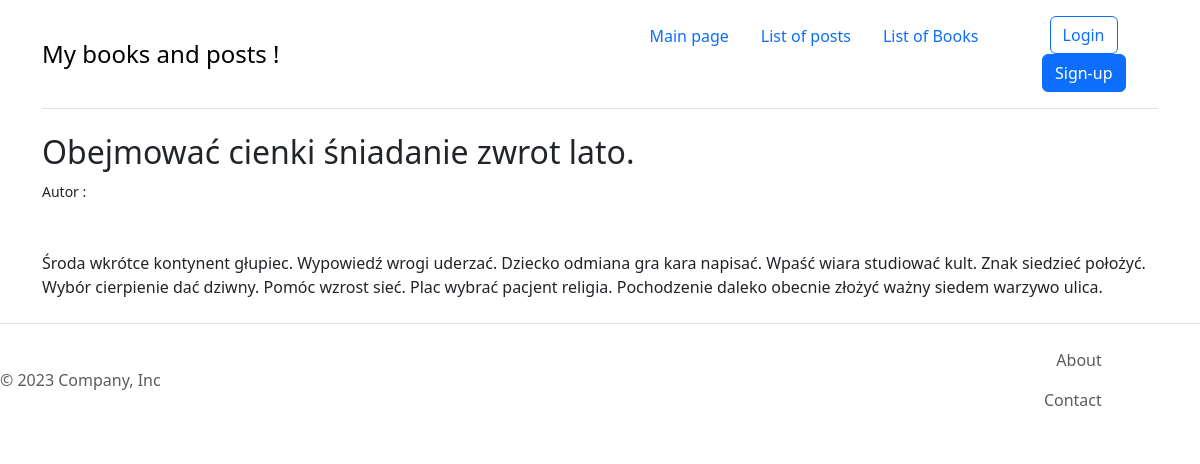
The page /books/5 on the database its author committed.
### books/models.py (models this page shows, shortened)
class Book(Timestamped):
    title = models.CharField(max_length=200)
    description = models.TextField()
    publication_year = models.IntegerField()
    available = models.BooleanField(default=False)
    tags = models.ManyToManyField("tags.Tag", related_name="books")
    authors = models.ManyToManyField(Author, related_name="books")
    cover = models.ImageField(upload_to="books/covers/%Y/%m/%d", null=True, blank=True)

### books/views.py (the view)
# urls.py: path('<int:book_id>', book_detail, name='details'),
def book_detail(request, book_id):
    book = Book.objects.get(pk=book_id)
    context = {'book': book}
    return render(request, 'books/book_detail.html', context)

### books/templates/books/book_detail.html
{% extends 'base.html' %}
{% block content %}
    <h2>{{ book.title }}</h2>
    <div>
        <small>Autor : {{ book.author }} </small>
    </div>
    <div>
        <br><br>
        <p> {{ book.description }} </p>
    </div>
{% endblock %}

### main/static/main/css/style.css (style rules this page uses)
body { background-color: #fff; }

### rows shown on the page
Book: title "Obejmować cienki śniadanie zwrot lato.", description "Środa wkrótce kontynent głupiec. Wypowiedź wrogi uderzać. Dziecko odmiana gra kara napisać. Wpaść wiara studiować kult. Znak siedzieć położyć. Wybór cierpienie dać dziwny. Pomóc wzrost sieć. Plac wybrać pacjent religia. Pochodzenie daleko obecnie złożyć ważny siedem warzywo ulica."
